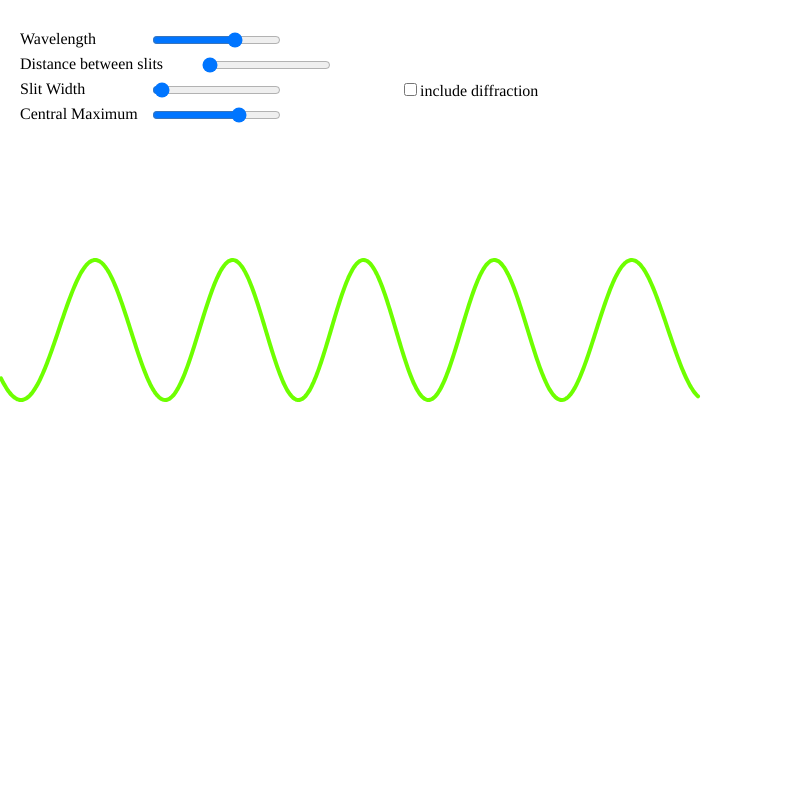
Frame 1 (no input)
Frame 60 (no input): identical to frame 1, image omitted
Frame 120 (the mouse pressed at the canvas centre since frame 60): identical to frame 1, image omitted

The p5.js sketch that drew this single still picture (run headless with seeded random() and noise() and a simulated clock; from frame 60 on, the mouse is pressed at the canvas centre):

// p5.js sketch
// ── sketch.js
var d = 0.0;
var a=0.0;
var l=0.0;
var y;
var theta=0.0;
var int0 = 0.0;
var x = 0.0 ;
var slider;

function setup() {
canvas = createCanvas(800, 800);
noFill();

LightWavelength = createElement('z2', 'Wavelength');
LightWavelength.position(20, 30);
slider1 = createSlider(400,700,10);
slider1.value(600);
slider1.position(150, 30);


DistanceBTNSlits = createElement('z2', 'Distance between slits');
DistanceBTNSlits.position(20,55);
slider2 = createSlider(2800,50000,100);
slider2.position(200,55 );
slider2.value(1000);

SlitWidth = createElement('z2', 'Slit Width');
SlitWidth.position(20,80);
slider3 = createSlider(1,3000,10);
slider3.position(150, 80);
slider3.value(50);

CentralMaximum = createElement('z2', 'Central Maximum');
CentralMaximum.position(20, 105);
slider4 = createSlider(0,200,10);
slider4.position(150, 105);
slider4.value(140);
 y = new Array(700);


 diffraction = createCheckbox('include diffraction', false);
 diffraction.position(400,80)
}

function draw() {

background(255);
noFill();

l = slider1.value();
a = slider3.value();
int0 = slider4.value();
d = slider2.value();

calcPlot();
renderFunction();
}

function calcPlot(){
  for (var x= 0 ; x< y.length; x+=1){
      theta = map(x,0,y.length,-.6,.55555555555555)
      if(diffraction.checked()==true){
      y[x] = int0 * Math.pow(Math.cos(PI*d*Math.sin(theta)/l),2)*Math.pow(Math.sin(PI*a*Math.sin(theta)/l)/(PI*a*Math.sin(theta)/l),2)
      }
      else if (diffraction.checked()==false){
        y[x] = int0 * Math.pow(Math.cos(PI*d*Math.sin(theta)/l),2)
      }
    }

}
function renderFunction() {
push();
noFill();
strokeWeight(4);
hue = round(map(l,350,700,330,0));
c = color('hsb('+hue+', 100%, 100%)');
stroke(c)

beginShape();
for (var j = 0; j< y.length; j++){
  curveVertex(j,height/2-y[j])
}
endShape();
pop();
}
